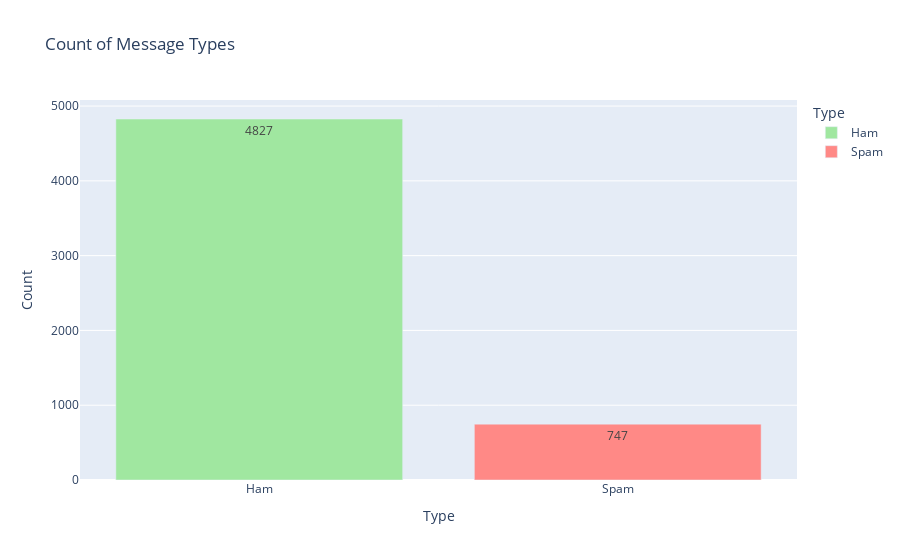

Write notebook code for a chart like this one.
### Markdown cell above
Now, we can see that there are **minimal** repeat messages for both ham and spam - 30 for the former and 4 for the later, which represents only 6% of ham messages and 5% of spam messages (respectively). This is conducive for our model training, since it gives a large spread of data for our model to train on.

### Code cell
eda_type_count_df = pd.DataFrame({'Count': [df['Type'].value_counts()['ham'], df['Type'].value_counts()['spam']], 'Type': ['Ham', 'Spam']}, ['Ham', 'Spam'])
eda_type_count_fig = px.bar(eda_type_count_df, x='Type', y='Count', orientation='v', color_discrete_sequence=["#A0e7A0", "#FF8986"], color='Type', title='Count of Message Types', text_auto='', template='plotly')
eda_type_count_fig.show()

### Figure 1 — Plotly figure (JSON) as saved in the notebook; plotly's stock layout.template omitted (floating-point values rounded to 4 significant figures)
{"data": [{"alignmentgroup": "True", "hovertemplate": "Type=%{x}<br>Count=%{y}<extra></extra>", "legendgroup": "Ham", "marker": {"color": "#A0e7A0", "pattern": {"shape": ""}}, "name": "Ham", "offsetgroup": "Ham", "orientation": "v", "showlegend": true, "textposition": "auto", "texttemplate": "%{y:}", "type": "bar", "x": ["Ham"], "xaxis": "x", "y": [4827], "yaxis": "y"}, {"alignmentgroup": "True", "hovertemplate": "Type=%{x}<br>Count=%{y}<extra></extra>", "legendgroup": "Spam", "marker": {"color": "#FF8986", "pattern": {"shape": ""}}, "name": "Spam", "offsetgroup": "Spam", "orientation": "v", "showlegend": true, "textposition": "auto", "texttemplate": "%{y:}", "type": "bar", "x": ["Spam"], "xaxis": "x", "y": [747], "yaxis": "y"}], "layout": {"barmode": "relative", "legend": {"title": {"text": "Type"}, "tracegroupgap": 0}, "title": {"text": "Count of Message Types"}, "xaxis": {"anchor": "y", "categoryarray": ["Ham", "Spam"], "categoryorder": "array", "domain": [0, 1], "title": {"text": "Type"}}, "yaxis": {"anchor": "x", "domain": [0, 1], "title": {"text": "Count"}}}}
